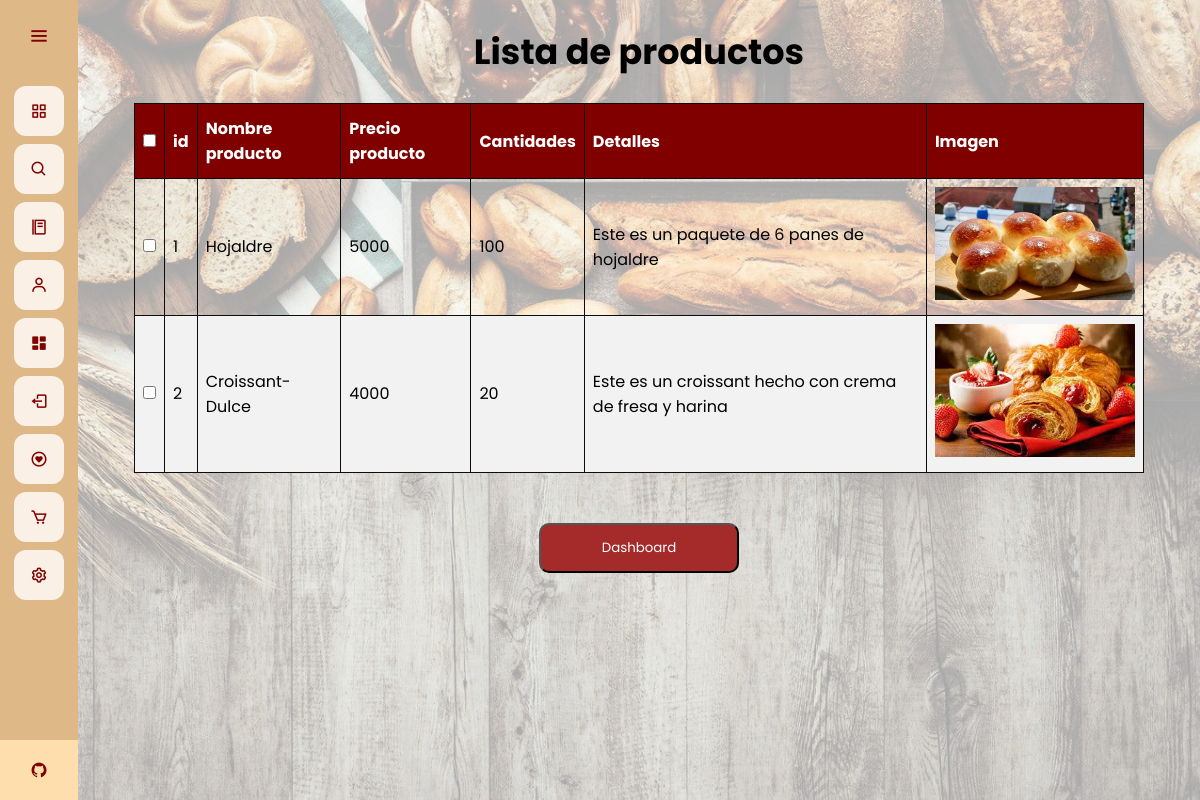
The page /admin-dash/lista-productos (signed in) on the database its author committed.
### app.py (models this page shows)
class Products(database.Model):
	id = database.Column(database.Integer, primary_key=True)
	productname = database.Column(database.String(30), nullable=False, unique=True)
	price = database.Column(database.Integer, nullable=False)
	quantity = database.Column(database.Integer, nullable=False)
	score = database.Column(database.Integer, nullable=False)
	details = database.Column(database.String(1000))
	image_prod = database.Column(database.String(40), nullable=False, default='pan.jpg')

### app.py (the view)
@app.route("/admin-dash/lista-productos")
@login_required
def lista_producto():
	if current_user.username == "SuperAdmin":
		products = Products.query.filter().all()
		return render_template("listproducts.html", products = products)
	else:
		return redirect(url_for('home'))

### app.py (called while the page is built)
@login_manager.user_loader
def load_user(user_id):
	return User.query.get(int(user_id))

@app.before_request
def make_session_permanent():
    session.permanent = True

### templates/listproducts.html (shortened to what this page needs)
{% extends 'base.html' %}
{% block style %}
<link rel="stylesheet" href="{{ url_for('static', filename='css/style_listproduct.css') }}">
{% endblock %}
{% block content %}
<br>
<h1 class="title">
    Lista de productos
</h1>
<br>
<div class="container">
    <table id="tableu" class="tableu" style="width: 90%">
        <thead>
            <tr>
                <th>
                    <input type="checkbox" onclick="checkAll(this)">
                </th>
                <th>id</th>
                <th>Nombre producto</th>
                <th>Precio producto</th>
                <th>Cantidades</th>
                <th>Detalles</th>
                <th>Imagen</th>
            </tr>
        </thead>
        <br>
        <tbody>
            {% for product in products %}
            <tr>
                <td><input type="checkbox" name="user"></td>
                <td>{{ product.id }}</td>
                <td>{{ product.productname }}</td>
                <td>{{ product.price }}</td>
                <td>{{ product.quantity }}</td>
                <td>{{ product.details }}</td>
                <td><img src="{{ url_for('static', filename='images_plates/'+product.image_prod) }}" alt=""></td>
            </tr>
            {% endfor %}
        </tbody>
    </table>
</div>
<br>
<br>
<div class="other">
    <a href="{{url_for('dashboard')}}">
        <button type="button" class="buttond">
            Dashboard
        </button>
    </a>
</div>
{% endblock %}

### static/css/style_base.css (style rules this page uses)
* { margin: 0; padding: 0; box-sizing: border-box; font-family: "Poppins" , sans-serif; }

### static/css/style_listproduct.css (style rules this page uses)
.title { text-align: center; font-size: 35px; }
.container { display: flex; justify-content: center; align-items: center; }
#tableu { font-family: Arial, Helvetica, sans-serif; border-collapse: collapse; width: 100%; }
#tableu td, #tableu th { border: 1px solid rgb(14, 13, 13); padding: 8px; }
#tableu tr:nth-child(even) { background-color: #f2f2f2; }
#tableu th { padding-top: 12px; padding-bottom: 12px; text-align: left; background-color: #800000; color: white; }
.other { display: flex; justify-content: center; align-items: center; }
.buttond { width: 200px; height: 50px; color: white; background-color: brown; border-radius: 10px; cursor: pointer; }
img { width: 200px; }

### rows shown on the page
Products: id "1", productname "Hojaldre", price "5000", quantity "100", details "Este es un paquete de 6 panes de hojaldre", image_prod (picture)
Products: id "2", productname "Croissant-Dulce", price "4000", quantity "20", details "Este es un croissant hecho con crema de fresa y harina", image_prod (picture)
